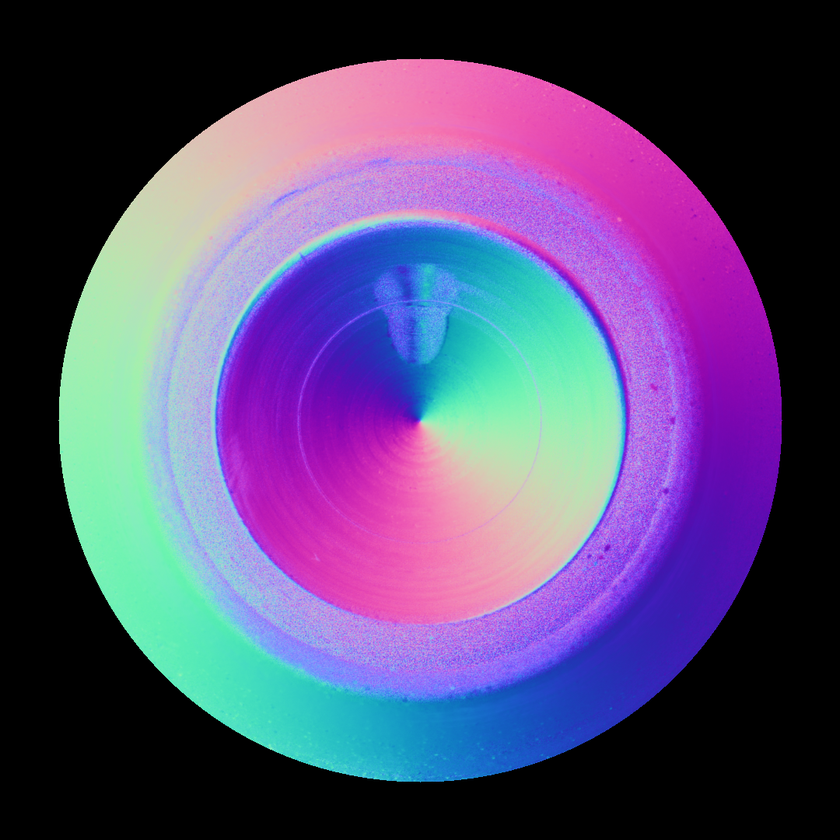
#> input picture input_images/001_surface-normal-img-2023-09-12-16-37-36-.png, 840 x 840 px, shrunk from 1080 x 1080 before the run; its folder holds only this picture in this run
$ python 01.Image_Data_Augmenation_Folder.py
#> lines starting #> are read from the running program, lines starting #| are printed output that depends on the picture
#> further down, img_origin is the input picture: shape (840, 840, 3); mean B, G, R 115.1, 74.2, 85.9
import cv2
import numpy as np
import random
import os


# ガウシアンノイズの追加
def add_noise_cv(image, noise_level=0.05):
    noise = np.random.normal(0, noise_level * 255, image.shape).astype(np.uint8)
    return cv2.add(image, noise)

# 回転（周辺は黒色）
def rotate_cv(image, angle):
#> called with angle = 197
    height, width = image.shape[:2]
#> height = 840; width = 840
    M = cv2.getRotationMatrix2D((width / 2, height / 2), angle, 1)
    return cv2.warpAffine(image, M, (width, height))
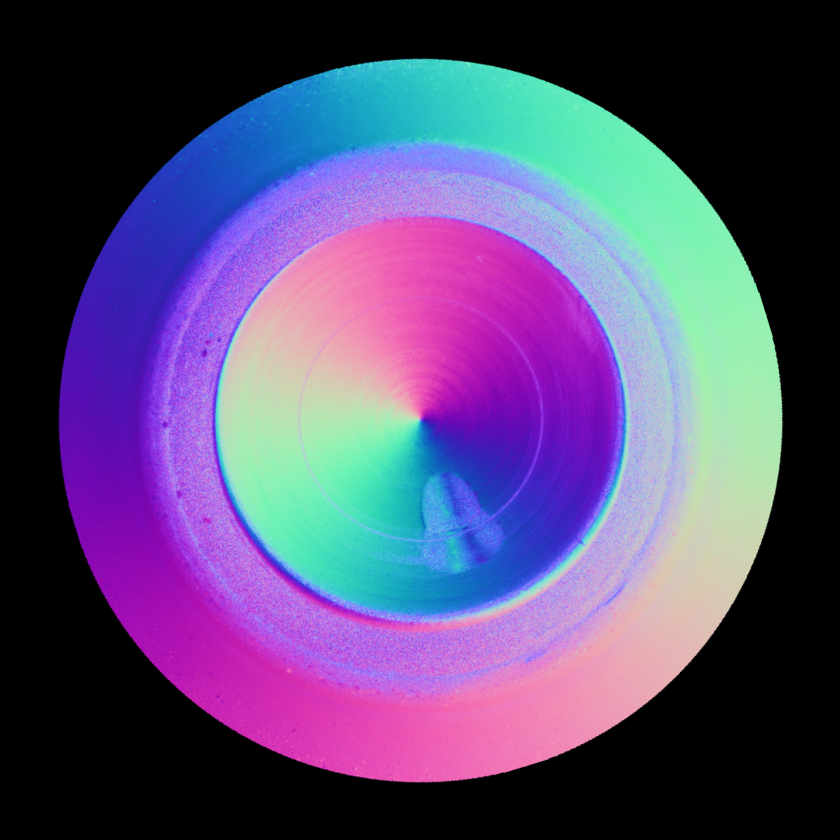
#> returned value: shape (840, 840, 3); mean of channels 0, 1, 2 115.1, 74.2, 85.9; drawn as B, G, R

# 明るさとコントラストの調整
def adjust_brightness_contrast_cv(image, alpha=1.0, beta=0):
#> called with alpha = 1.15, beta = 3
    return cv2.convertScaleAbs(image, alpha=alpha, beta=beta)
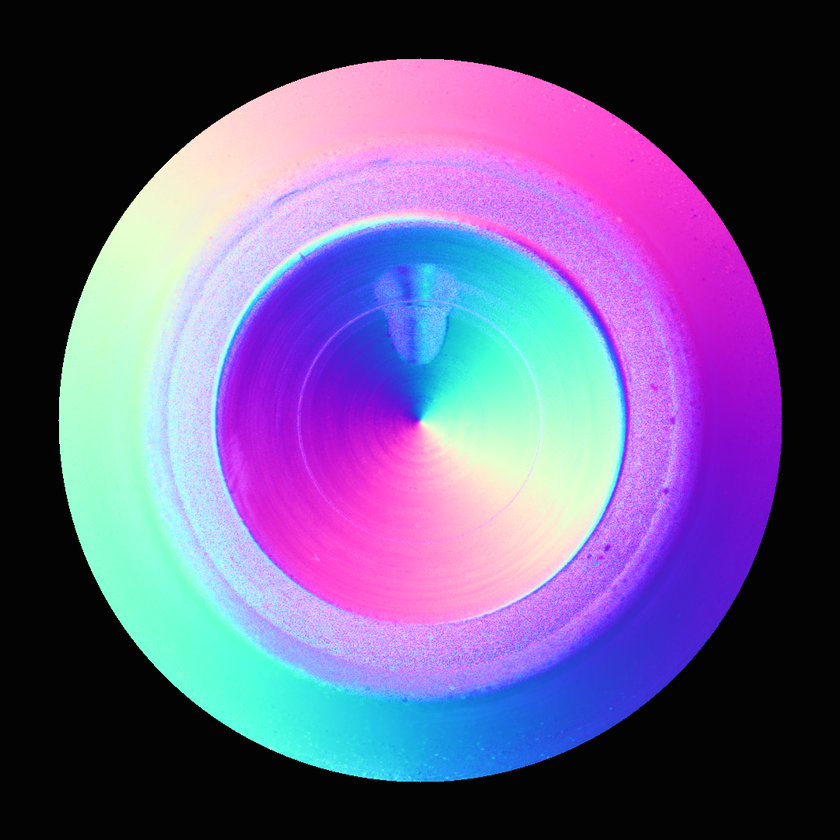
#> returned value: shape (840, 840, 3); mean of channels 0, 1, 2 133.5, 86.8, 100.5; drawn as B, G, R

# ジッタリング（周辺は黒色）
def jittering_cv(image, translation=5, scale=0.05):
#> called with translation = 5, scale = 0.05
    tx, ty = random.randint(-translation, translation), random.randint(-translation, translation)
    scale_factor = random.uniform(1 - scale, 1 + scale)
    M = np.float32([[scale_factor, 0, tx], [0, scale_factor, ty]])
    return cv2.warpAffine(image, M, (image.shape[1], image.shape[0]))
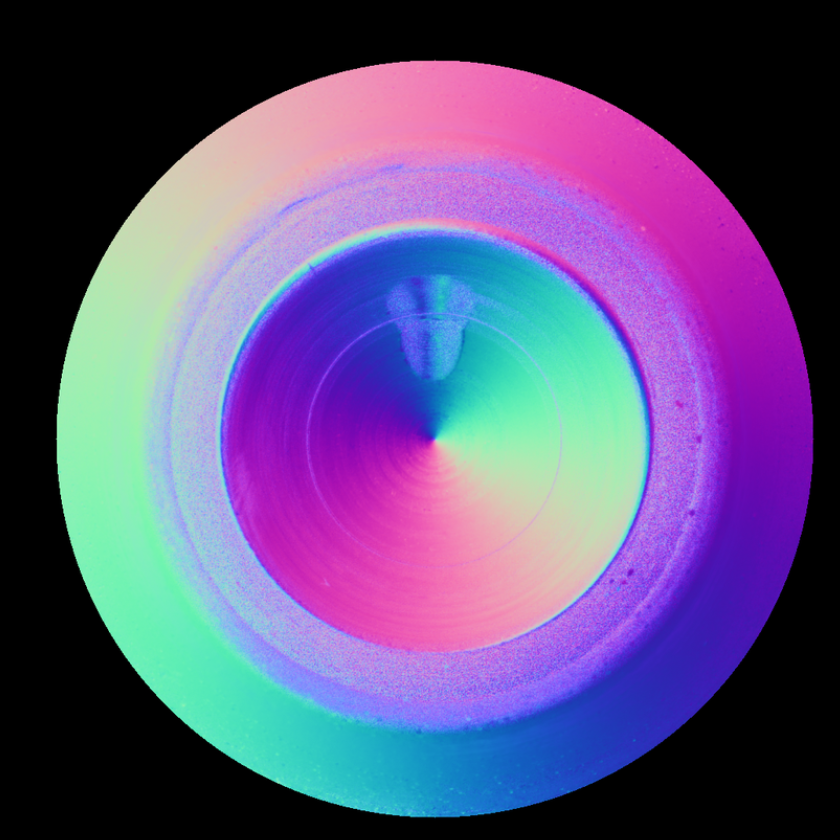
#> returned value: shape (840, 840, 3); mean of channels 0, 1, 2 126, 81.2, 94.1; drawn as B, G, R

if __name__ == '__main__':
    # 入力ディレクトリと出力ディレクトリ
    input_directory = './input_images'
    output_directory = './output_images'


# 出力ディレクトリが存在しない場合は作成
if not os.path.exists(output_directory):
    os.makedirs(output_directory, exist_ok=True)


# 入力ディレクトリ内のすべての画像ファイルに対して処理
for filename in os.listdir(input_directory):
    if filename.endswith('.png') or filename.endswith('.jpg'):
        filepath = os.path.join(input_directory, filename)
        img_origin = cv2.imread(filepath)

        # 各変換を適用

        rotated_image_cv = rotate_cv(img_origin, random.randint(0, 360))
        adjusted_image_cv = adjust_brightness_contrast_cv(img_origin, alpha=random.uniform(0.7, 1.3), beta=random.randint(-50, 50))
        jittered_image_cv = jittering_cv(img_origin)

        # オリジナル画像とデータ拡張された画像を保存
        images_cv = [img_origin, rotated_image_cv, adjusted_image_cv, jittered_image_cv]
        suffixes = ["",  "_rotated", "_adjusted", "_jittered"]

        for img, suffix in zip(images_cv, suffixes):
            output_filepath = os.path.join(output_directory, os.path.splitext(filename)[0] + suffix + os.path.splitext(filename)[1])
            cv2.imwrite(output_filepath, img)
#> this loop made 4 passes
#> suffix on passes 1 to 4: '', '_rotated', '_adjusted', '_jittered'

        print(f'Processed and saved: {filename}')
#| Processed and saved: 001_surface-normal-img-2023-09-12-16-37-36-.png
